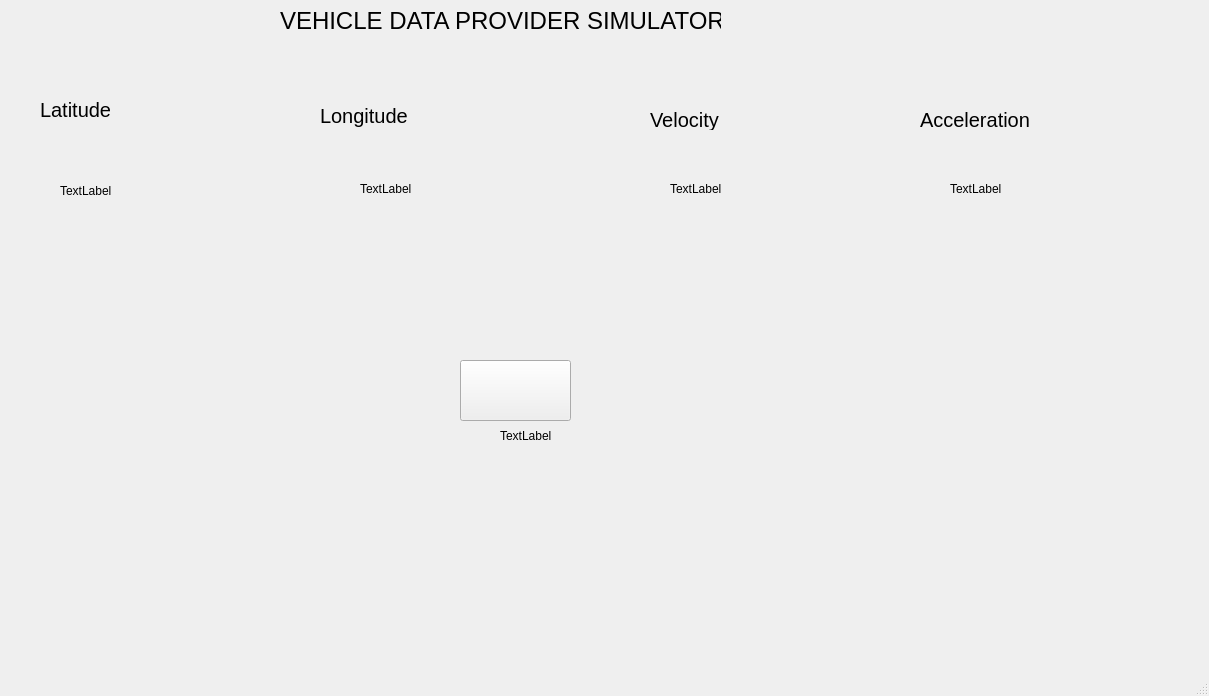
<?xml version="1.0" encoding="UTF-8"?>
<ui version="4.0">
 <class>MainWindow</class>
 <widget class="QMainWindow" name="MainWindow">
  <property name="geometry">
   <rect>
    <x>0</x>
    <y>0</y>
    <width>1209</width>
    <height>696</height>
   </rect>
  </property>
  <property name="windowTitle">
   <string>MainWindow</string>
  </property>
  <widget class="QWidget" name="centralwidget">
   <widget class="QPushButton" name="pushButton">
    <property name="geometry">
     <rect>
      <x>460</x>
      <y>360</y>
      <width>111</width>
      <height>61</height>
     </rect>
    </property>
    <property name="text">
     <string/>
    </property>
    <property name="iconSize">
     <size>
      <width>60</width>
      <height>60</height>
     </size>
    </property>
   </widget>
   <widget class="QLabel" name="Display">
    <property name="geometry">
     <rect>
      <x>280</x>
      <y>0</y>
      <width>441</width>
      <height>41</height>
     </rect>
    </property>
    <property name="font">
     <font>
      <pointsize>18</pointsize>
     </font>
    </property>
    <property name="text">
     <string>VEHICLE DATA PROVIDER SIMULATOR</string>
    </property>
   </widget>
   <widget class="QLabel" name="Acceleration">
    <property name="geometry">
     <rect>
      <x>920</x>
      <y>110</y>
      <width>131</width>
      <height>20</height>
     </rect>
    </property>
    <property name="font">
     <font>
      <pointsize>15</pointsize>
     </font>
    </property>
    <property name="text">
     <string>Acceleration</string>
    </property>
   </widget>
   <widget class="QLabel" name="acceleration_value">
    <property name="geometry">
     <rect>
      <x>950</x>
      <y>180</y>
      <width>67</width>
      <height>17</height>
     </rect>
    </property>
    <property name="text">
     <string>TextLabel</string>
    </property>
   </widget>
   <widget class="QLabel" name="Longitude">
    <property name="geometry">
     <rect>
      <x>320</x>
      <y>100</y>
      <width>141</width>
      <height>31</height>
     </rect>
    </property>
    <property name="font">
     <font>
      <pointsize>15</pointsize>
     </font>
    </property>
    <property name="text">
     <string>Longitude</string>
    </property>
   </widget>
   <widget class="QLabel" name="latitude_value">
    <property name="geometry">
     <rect>
      <x>60</x>
      <y>180</y>
      <width>81</width>
      <height>21</height>
     </rect>
    </property>
    <property name="text">
     <string>TextLabel</string>
    </property>
   </widget>
   <widget class="QLabel" name="longitude_value">
    <property name="geometry">
     <rect>
      <x>360</x>
      <y>180</y>
      <width>67</width>
      <height>17</height>
     </rect>
    </property>
    <property name="text">
     <string>TextLabel</string>
    </property>
   </widget>
   <widget class="QLabel" name="velocity_value">
    <property name="geometry">
     <rect>
      <x>670</x>
      <y>180</y>
      <width>67</width>
      <height>17</height>
     </rect>
    </property>
    <property name="text">
     <string>TextLabel</string>
    </property>
   </widget>
   <widget class="QLabel" name="Latitude">
    <property name="geometry">
     <rect>
      <x>40</x>
      <y>100</y>
      <width>131</width>
      <height>20</height>
     </rect>
    </property>
    <property name="font">
     <font>
      <pointsize>15</pointsize>
     </font>
    </property>
    <property name="text">
     <string>Latitude</string>
    </property>
   </widget>
   <widget class="QLabel" name="Velocity">
    <property name="geometry">
     <rect>
      <x>650</x>
      <y>110</y>
      <width>141</width>
      <height>20</height>
     </rect>
    </property>
    <property name="font">
     <font>
      <pointsize>15</pointsize>
     </font>
    </property>
    <property name="text">
     <string>Velocity</string>
    </property>
   </widget>
   <widget class="QLabel" name="tcp_or_udp">
    <property name="geometry">
     <rect>
      <x>500</x>
      <y>420</y>
      <width>67</width>
      <height>31</height>
     </rect>
    </property>
    <property name="text">
     <string>TextLabel</string>
    </property>
   </widget>
  </widget>
  <widget class="QMenuBar" name="menubar">
   <property name="geometry">
    <rect>
     <x>0</x>
     <y>0</y>
     <width>1209</width>
     <height>22</height>
    </rect>
   </property>
  </widget>
  <widget class="QStatusBar" name="statusbar"/>
 </widget>
 <resources/>
 <connections/>
</ui>
